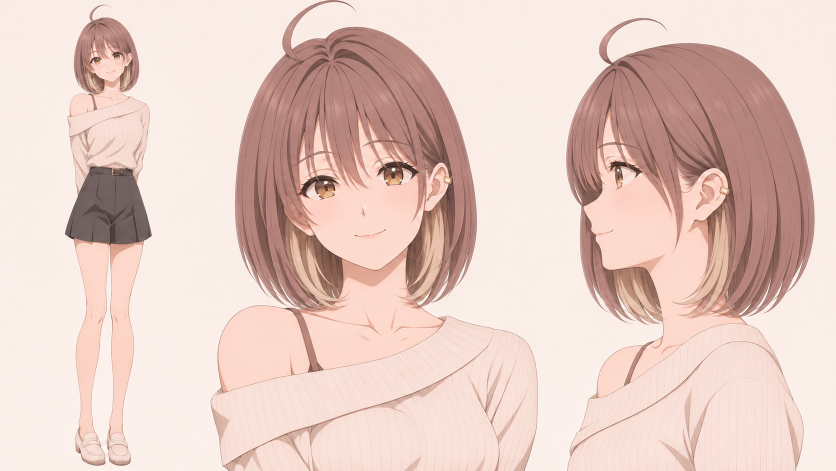
#> input picture docs/media/v3-casual-closed-smile-2026-11-09/bina-casual-concept-airy-ends-v4.png, 1672 x 941 px (shown at 1/2 size)
$ python -i build_character_game_assets.py   (imports and definitions only)
#> lines starting #> are read from the running program, lines starting #| are printed output that depends on the picture; after the words box and inside, x2 and y2 are one past the last pixel; in counts of white or black regions, pixels touching at a corner belong together
"""构建游戏内使用的角色资产：
1. 对话框高清胸像 (`assets/characters/portraits/<id>.png`, 384x384 RGBA/RGB PNG)
2. 场内 2.5 头身 Q 版全身小人精灵 (`assets/characters/chibi/<id>.png` 及 `monarch.png`, 200x240 透明背景 RGBA PNG)

用法示例：
    python tools\\build_character_game_assets.py --portraits-only
    python tools\\build_character_game_assets.py --chibi-only --workers 3
    python tools\\build_character_game_assets.py --only bina,chizheng,monarch --overwrite
"""

from __future__ import annotations

import argparse
import concurrent.futures
import json
import threading
from pathlib import Path
from typing import Any

from PIL import Image

from seedream import generate_image

REPO_ROOT = Path(__file__).resolve().parent.parent
VISUALS_JSON = REPO_ROOT / "docs" / "characters" / "cabinet_visuals.json"
BINA_CONCEPT = (
    REPO_ROOT
    / "docs"
    / "media"
    / "v3-casual-closed-smile-2026-11-09"
    / "bina-casual-concept-airy-ends-v4.png"
)
CONCEPT_DIR = REPO_ROOT / "docs" / "media" / "cabinet-concepts"
CHIBI_RAW_DIR = CONCEPT_DIR / "chibi-raw"
PORTRAITS_OUT_DIR = REPO_ROOT / "assets" / "characters" / "portraits"
CHIBI_OUT_DIR = REPO_ROOT / "assets" / "characters" / "chibi"

PORTRAIT_SIZE = 384
CHIBI_CANVAS_W = 200
CHIBI_CANVAS_H = 240
CHIBI_FOOT_Y = 226
CHIBI_TARGET_H = 204

_PRINT_LOCK = threading.Lock()


def _safe_print(msg: str) -> None:
    with _PRINT_LOCK:
        print(msg, flush=True)


# [156 lines left out: functions _load_cabinet_specs, _detect_center_portrait_box, build_portrait, not called in this run]


def _normalize_chibi_sprite(raw_path: Path, out_path: Path) -> None:
    """裁去透明空白并规范化为统一脚底基准线（y=226）的 200x240 RGBA 精灵图。"""
#> called with out_path = 'out.png'
    with Image.open(raw_path) as src:
#> src is the input picture: PIL image 1672x941 RGB; mean R, G, B 229.9, 203.9, 195.6
        rgba = src.convert("RGBA")
        w, h = rgba.size
#> w = 1672; h = 941
        alpha = rgba.getchannel("A")
#> alpha: PIL image 1672x941 L; every value is 255
        min_a, _ = alpha.getextrema()
#> min_a = 255

        # 若返回图意外不带透明通道，则按四角背景色做基础抠底
        if min_a > 240:
            px = rgba.load()
            bg = px[4, 4]
#> bg = (249, 236, 229, 255)
            for yy in range(h):
                for xx in range(w):
                    r, g, b, _a = px[xx, yy]
                    if abs(r - bg[0]) + abs(g - bg[1]) + abs(b - bg[2]) < 24:
                        px[xx, yy] = (r, g, b, 0)

        # 清理极低透明度边缘噪点，计算紧凑外接框
        alpha_clean = rgba.getchannel("A").point(lambda v: v if v >= 20 else 0)
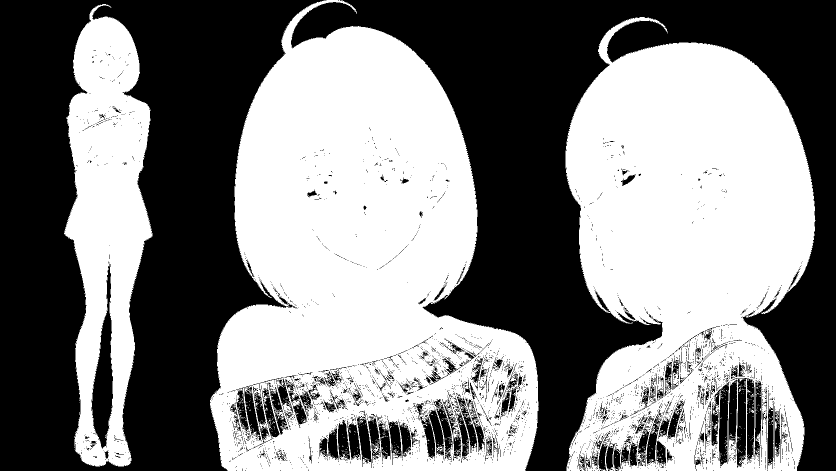
#> alpha_clean: PIL image 1672x941 L (shown at 1/2 size); 50.7% white; 3452 black regions (3221 under 20 px), largest, box (x1, y1, x2, y2) and area: (0, 0, 653, 941) 350444, (582, 0, 1672, 941) 346040, (183, 528, 226, 898) 7836
        bbox = alpha_clean.getbbox()
#> bbox = (128, 0, 1631, 941)
        if not bbox:
            raise RuntimeError(f"Q 版精灵图透明裁切后为空: {raw_path}")

        trimmed = rgba.crop(bbox)
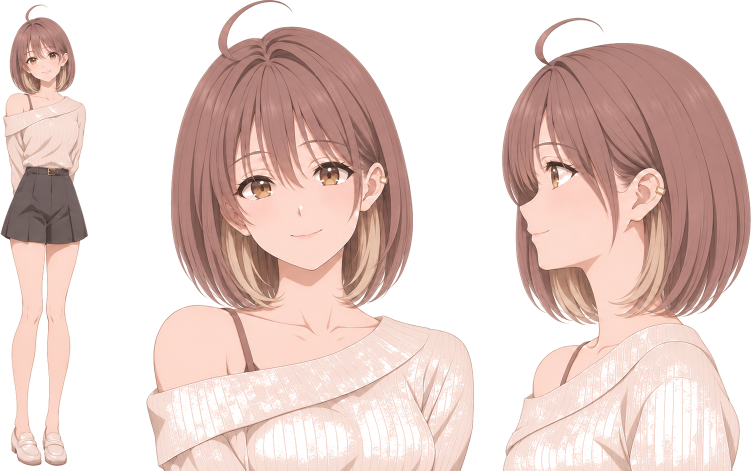
#> trimmed: PIL image 1503x941 RGBA (shown at 1/2 size); mean R, G, B, A 227.6, 200.1, 191.6, 143.9; transparent parts drawn white
        tw, th = trimmed.size
#> tw = 1503; th = 941
        max_w = CHIBI_CANVAS_W - 12
        scale = min(CHIBI_TARGET_H / float(th), max_w / float(tw))
#> scale = 0.125
        new_w = max(1, int(round(tw * scale)))
#> new_w = 188
        new_h = max(1, int(round(th * scale)))
#> new_h = 118
        resized = trimmed.resize((new_w, new_h), Image.Resampling.LANCZOS)
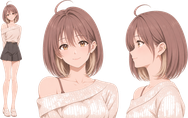
#> resized: PIL image 188x118 RGBA; mean R, G, B, A 145.8, 121.2, 114.5, 143.7; transparent parts drawn white

        canvas = Image.new("RGBA", (CHIBI_CANVAS_W, CHIBI_CANVAS_H), (0, 0, 0, 0))
#> canvas: PIL image 200x240 RGBA; every value is 0
        paste_x = (CHIBI_CANVAS_W - new_w) // 2
#> paste_x = 6
        paste_y = CHIBI_FOOT_Y - new_h
#> paste_y = 108
        canvas.alpha_composite(resized, (paste_x, paste_y))
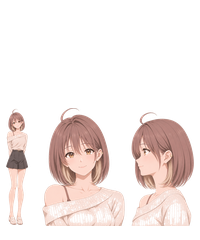
#> canvas: PIL image 200x240 RGBA; mean R, G, B, A 67.4, 56, 52.9, 66.4; transparent parts drawn white
#> (the run stopped early here; a loop or call above may not have finished)

$ run again, on docs/media/v3-casual-closed-smile-2026-11-09/bina-casual-closed-smile.png
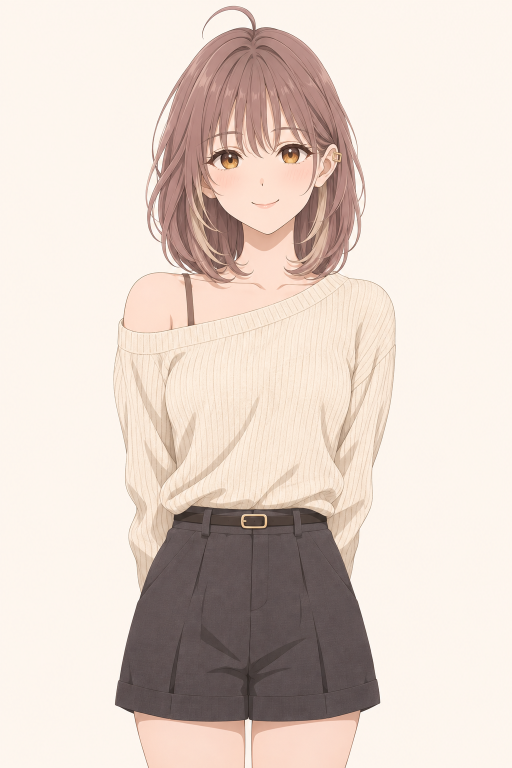
#> input picture docs/media/v3-casual-closed-smile-2026-11-09/bina-casual-closed-smile.png, 1024 x 1536 px (shown at 1/2 size)
#> in _normalize_chibi_sprite, src is the input picture: PIL image 1024x1536 RGB; mean R, G, B 225.7, 211.3, 202.1
#> alpha: PIL image 1024x1536 L; every value is 255
#> min_a = 255
#> bg = (254, 246, 239, 255)
#> in _normalize_chibi_sprite, `alpha_clean = rgba.getchannel("A").point(lambda v: v if v >= 20 else 0)`:
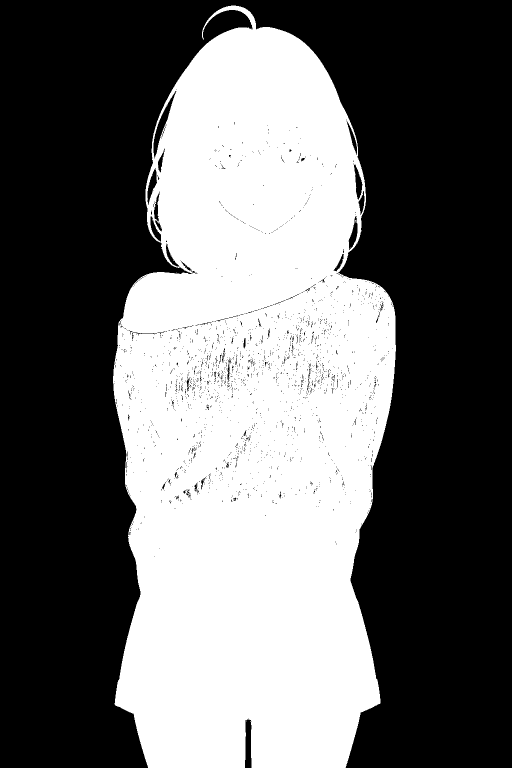
#> alpha_clean: PIL image 1024x1536 L (shown at 1/2 size); 41.4% white; 23 white regions (22 under 20 px), largest, box (x1, y1, x2, y2) and area: (226, 11, 792, 1536) 651679
#> bbox = (226, 11, 792, 1536)
#> in _normalize_chibi_sprite, `canvas.alpha_composite(resized, (paste_x, paste_y))`:
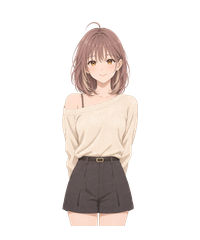
#> canvas: PIL image 200x240 RGBA; mean R, G, B, A 49.4, 43.2, 40.2, 62.1; transparent parts drawn white
